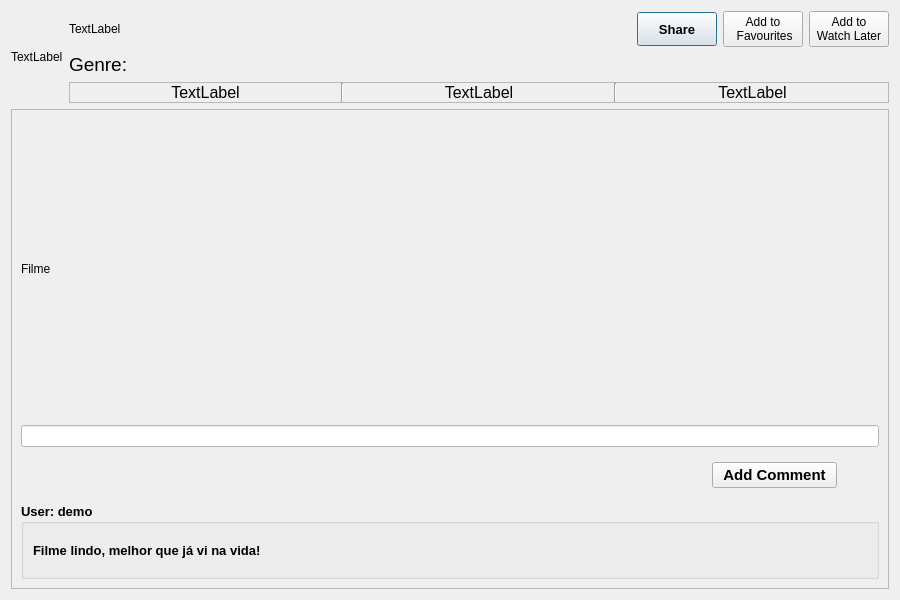
<?xml version="1.0" encoding="UTF-8"?>
<ui version="4.0">
 <class>watch_movie</class>
 <widget class="QDialog" name="watch_movie">
  <property name="geometry">
   <rect>
    <x>0</x>
    <y>0</y>
    <width>900</width>
    <height>600</height>
   </rect>
  </property>
  <property name="sizePolicy">
   <sizepolicy hsizetype="MinimumExpanding" vsizetype="MinimumExpanding">
    <horstretch>0</horstretch>
    <verstretch>0</verstretch>
   </sizepolicy>
  </property>
  <property name="minimumSize">
   <size>
    <width>900</width>
    <height>600</height>
   </size>
  </property>
  <property name="windowTitle">
   <string>Dialog</string>
  </property>
  <layout class="QGridLayout" name="gridLayout">
   <item row="0" column="0">
    <layout class="QVBoxLayout" name="verticalLayout">
     <item>
      <layout class="QHBoxLayout" name="horizontalLayout">
       <item>
        <widget class="QLabel" name="image">
         <property name="sizePolicy">
          <sizepolicy hsizetype="Maximum" vsizetype="Preferred">
           <horstretch>0</horstretch>
           <verstretch>0</verstretch>
          </sizepolicy>
         </property>
         <property name="text">
          <string>TextLabel</string>
         </property>
        </widget>
       </item>
       <item>
        <layout class="QVBoxLayout" name="verticalLayout_3">
         <item>
          <layout class="QHBoxLayout" name="horizontalLayout_3">
           <item>
            <widget class="QLabel" name="title">
             <property name="text">
              <string>TextLabel</string>
             </property>
             <property name="textInteractionFlags">
              <set>Qt::LinksAccessibleByMouse|Qt::TextSelectableByMouse</set>
             </property>
            </widget>
           </item>
           <item>
            <widget class="QPushButton" name="pushButton">
             <property name="sizePolicy">
              <sizepolicy hsizetype="Maximum" vsizetype="Maximum">
               <horstretch>0</horstretch>
               <verstretch>0</verstretch>
              </sizepolicy>
             </property>
             <property name="minimumSize">
              <size>
               <width>75</width>
               <height>34</height>
              </size>
             </property>
             <property name="font">
              <font>
               <pointsize>10</pointsize>
               <weight>75</weight>
               <bold>true</bold>
              </font>
             </property>
             <property name="text">
              <string>Share</string>
             </property>
             <property name="flat">
              <bool>false</bool>
             </property>
            </widget>
           </item>
           <item>
            <widget class="QPushButton" name="addFav">
             <property name="sizePolicy">
              <sizepolicy hsizetype="Maximum" vsizetype="Maximum">
               <horstretch>0</horstretch>
               <verstretch>0</verstretch>
              </sizepolicy>
             </property>
             <property name="text">
              <string>Add to
 Favourites</string>
             </property>
             <property name="autoDefault">
              <bool>false</bool>
             </property>
             <property name="flat">
              <bool>false</bool>
             </property>
            </widget>
           </item>
           <item>
            <widget class="QPushButton" name="addWL">
             <property name="sizePolicy">
              <sizepolicy hsizetype="Maximum" vsizetype="Maximum">
               <horstretch>0</horstretch>
               <verstretch>0</verstretch>
              </sizepolicy>
             </property>
             <property name="text">
              <string>Add to
Watch Later</string>
             </property>
            </widget>
           </item>
          </layout>
         </item>
         <item>
          <widget class="QLabel" name="genre">
           <property name="font">
            <font>
             <pointsize>14</pointsize>
            </font>
           </property>
           <property name="text">
            <string>Genre:</string>
           </property>
           <property name="textInteractionFlags">
            <set>Qt::LinksAccessibleByMouse|Qt::TextSelectableByMouse</set>
           </property>
          </widget>
         </item>
         <item>
          <widget class="QFrame" name="frame">
           <property name="sizePolicy">
            <sizepolicy hsizetype="Preferred" vsizetype="Maximum">
             <horstretch>0</horstretch>
             <verstretch>0</verstretch>
            </sizepolicy>
           </property>
           <property name="frameShape">
            <enum>QFrame::StyledPanel</enum>
           </property>
           <property name="frameShadow">
            <enum>QFrame::Raised</enum>
           </property>
           <layout class="QHBoxLayout" name="horizontalLayout_4">
            <property name="spacing">
             <number>0</number>
            </property>
            <property name="leftMargin">
             <number>0</number>
            </property>
            <property name="topMargin">
             <number>0</number>
            </property>
            <property name="rightMargin">
             <number>0</number>
            </property>
            <property name="bottomMargin">
             <number>0</number>
            </property>
            <item>
             <layout class="QHBoxLayout" name="horizontalLayout_2">
              <property name="spacing">
               <number>0</number>
              </property>
              <item>
               <widget class="QLabel" name="Year">
                <property name="font">
                 <font>
                  <pointsize>12</pointsize>
                 </font>
                </property>
                <property name="frameShape">
                 <enum>QFrame::NoFrame</enum>
                </property>
                <property name="frameShadow">
                 <enum>QFrame::Plain</enum>
                </property>
                <property name="text">
                 <string>TextLabel</string>
                </property>
                <property name="alignment">
                 <set>Qt::AlignCenter</set>
                </property>
                <property name="textInteractionFlags">
                 <set>Qt::LinksAccessibleByMouse|Qt::TextSelectableByMouse</set>
                </property>
               </widget>
              </item>
              <item>
               <widget class="Line" name="line">
                <property name="orientation">
                 <enum>Qt::Vertical</enum>
                </property>
               </widget>
              </item>
              <item>
               <widget class="QLabel" name="Duration">
                <property name="font">
                 <font>
                  <pointsize>12</pointsize>
                 </font>
                </property>
                <property name="frameShape">
                 <enum>QFrame::NoFrame</enum>
                </property>
                <property name="text">
                 <string>TextLabel</string>
                </property>
                <property name="alignment">
                 <set>Qt::AlignCenter</set>
                </property>
                <property name="textInteractionFlags">
                 <set>Qt::LinksAccessibleByMouse|Qt::TextSelectableByMouse</set>
                </property>
               </widget>
              </item>
              <item>
               <widget class="Line" name="line_2">
                <property name="orientation">
                 <enum>Qt::Vertical</enum>
                </property>
               </widget>
              </item>
              <item>
               <widget class="QLabel" name="rating">
                <property name="font">
                 <font>
                  <pointsize>12</pointsize>
                 </font>
                </property>
                <property name="frameShape">
                 <enum>QFrame::NoFrame</enum>
                </property>
                <property name="text">
                 <string>TextLabel</string>
                </property>
                <property name="alignment">
                 <set>Qt::AlignCenter</set>
                </property>
                <property name="textInteractionFlags">
                 <set>Qt::LinksAccessibleByMouse|Qt::TextSelectableByMouse</set>
                </property>
               </widget>
              </item>
             </layout>
            </item>
           </layout>
          </widget>
         </item>
        </layout>
       </item>
      </layout>
     </item>
     <item>
      <widget class="QScrollArea" name="scrollArea">
       <property name="sizePolicy">
        <sizepolicy hsizetype="Expanding" vsizetype="Expanding">
         <horstretch>0</horstretch>
         <verstretch>0</verstretch>
        </sizepolicy>
       </property>
       <property name="maximumSize">
        <size>
         <width>16777215</width>
         <height>500</height>
        </size>
       </property>
       <property name="widgetResizable">
        <bool>true</bool>
       </property>
       <widget class="QWidget" name="scrollAreaWidgetContents_2">
        <property name="geometry">
         <rect>
          <x>0</x>
          <y>0</y>
          <width>878</width>
          <height>474</height>
         </rect>
        </property>
        <layout class="QVBoxLayout" name="verticalLayout_2">
         <item>
          <layout class="QVBoxLayout" name="verticalLayout_4">
           <item>
            <widget class="QLabel" name="label">
             <property name="minimumSize">
              <size>
               <width>500</width>
               <height>300</height>
              </size>
             </property>
             <property name="text">
              <string>Filme</string>
             </property>
            </widget>
           </item>
           <item>
            <widget class="QLineEdit" name="lineEdit">
             <property name="styleSheet">
              <string notr="true">background-color:white</string>
             </property>
            </widget>
           </item>
           <item>
            <widget class="QWidget" name="widget" native="true">
             <property name="sizePolicy">
              <sizepolicy hsizetype="Maximum" vsizetype="Maximum">
               <horstretch>0</horstretch>
               <verstretch>0</verstretch>
              </sizepolicy>
             </property>
             <layout class="QHBoxLayout" name="horizontalLayout_5">
              <item>
               <widget class="QWidget" name="widget_2" native="true">
                <property name="sizePolicy">
                 <sizepolicy hsizetype="Maximum" vsizetype="Maximum">
                  <horstretch>0</horstretch>
                  <verstretch>0</verstretch>
                 </sizepolicy>
                </property>
                <property name="minimumSize">
                 <size>
                  <width>676</width>
                  <height>0</height>
                 </size>
                </property>
               </widget>
              </item>
              <item>
               <widget class="QPushButton" name="pushButton_2">
                <property name="sizePolicy">
                 <sizepolicy hsizetype="Minimum" vsizetype="Minimum">
                  <horstretch>0</horstretch>
                  <verstretch>0</verstretch>
                 </sizepolicy>
                </property>
                <property name="minimumSize">
                 <size>
                  <width>125</width>
                  <height>0</height>
                 </size>
                </property>
                <property name="font">
                 <font>
                  <pointsize>11</pointsize>
                  <weight>75</weight>
                  <bold>true</bold>
                 </font>
                </property>
                <property name="layoutDirection">
                 <enum>Qt::LeftToRight</enum>
                </property>
                <property name="text">
                 <string>Add Comment</string>
                </property>
               </widget>
              </item>
             </layout>
            </widget>
           </item>
           <item>
            <widget class="QGroupBox" name="groupBox">
             <property name="sizePolicy">
              <sizepolicy hsizetype="MinimumExpanding" vsizetype="Maximum">
               <horstretch>0</horstretch>
               <verstretch>0</verstretch>
              </sizepolicy>
             </property>
             <property name="maximumSize">
              <size>
               <width>10000000</width>
               <height>200</height>
              </size>
             </property>
             <property name="font">
              <font>
               <family>MS Shell Dlg 2</family>
               <pointsize>10</pointsize>
               <weight>75</weight>
               <italic>false</italic>
               <bold>true</bold>
              </font>
             </property>
             <property name="styleSheet">
              <string notr="true"/>
             </property>
             <property name="title">
              <string>User: demo</string>
             </property>
             <layout class="QVBoxLayout" name="verticalLayout_5">
              <item>
               <widget class="QLabel" name="label_2">
                <property name="sizePolicy">
                 <sizepolicy hsizetype="Minimum" vsizetype="Maximum">
                  <horstretch>0</horstretch>
                  <verstretch>0</verstretch>
                 </sizepolicy>
                </property>
                <property name="minimumSize">
                 <size>
                  <width>0</width>
                  <height>20</height>
                 </size>
                </property>
                <property name="styleSheet">
                 <string notr="true">font: 8pt &quot;MS Shell Dlg 2&quot;;</string>
                </property>
                <property name="text">
                 <string>Filme lindo, melhor que já vi na vida!</string>
                </property>
                <property name="textFormat">
                 <enum>Qt::PlainText</enum>
                </property>
                <property name="wordWrap">
                 <bool>true</bool>
                </property>
               </widget>
              </item>
             </layout>
            </widget>
           </item>
          </layout>
         </item>
        </layout>
       </widget>
      </widget>
     </item>
    </layout>
   </item>
  </layout>
 </widget>
 <resources/>
 <connections/>
</ui>
